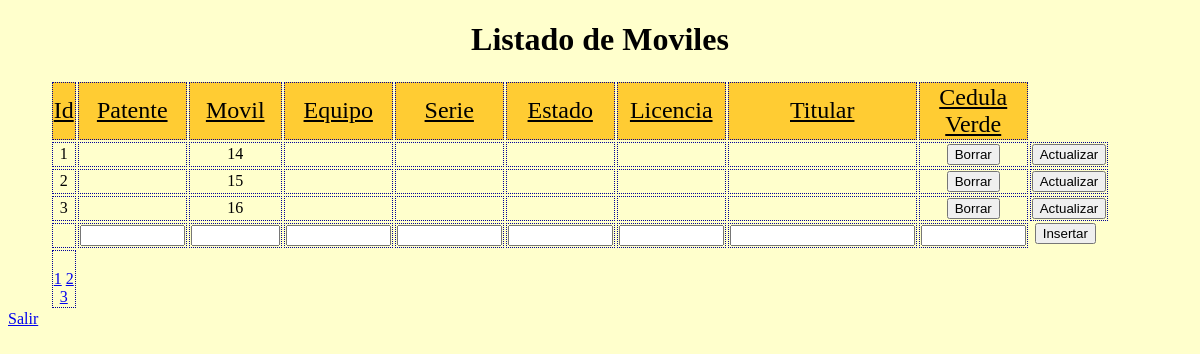
Screenshot of /listado_pampa_porte/index.php with the database file from the repository.
### tables this page shows
CREATE TABLE `unidades` (
  `id` bigint(10) NOT NULL,
  `fecha_ini` date NOT NULL,
  `tropa` varchar(15) NOT NULL,
  `movil` int(4) NOT NULL,
  `nombre_titular` varchar(30) NOT NULL,
  `dir_titular` varchar(30) NOT NULL,
  `cp_titular` int(4) NOT NULL,
  `cel_titular` int(10) NOT NULL,
  `dni_titular` int(10) NOT NULL,
  `email_titular` varchar(30) NOT NULL,
  `licencia_titular` int(5) NOT NULL,
  `nombre_chofer` varchar(30) NOT NULL,
  `dir_chofer` varchar(30) NOT NULL,
  `cp_chofer` int(4) NOT NULL,
  `cel_chofer` int(10) NOT NULL,
  `dni_chofer` int(10) NOT NULL,
  `email_chofer` varchar(30) NOT NULL,
  `nombre_chofer_2` varchar(30) NOT NULL,
  `dir_chofer_2` varchar(30) NOT NULL,
  `cp_chofer_2` int(4) NOT NULL,
  `cel_chofer_2` int(10) NOT NULL,
  `dni_chofer_2` int(10) NOT NULL,
  `email_chofer_2` varchar(30) NOT NULL,
  `marca_unidad` varchar(20) NOT NULL,
  `modelo_unidad` varchar(20) NOT NULL,
  `year_unidad` int(4) NOT NULL,
  `dominio_unidad` varchar(7) NOT NULL,
  `categoria_unidad` varchar(15) NOT NULL,
  `abono_unidad` int(4) NOT NULL
);

### listado_pampa_porte/index.php (the view, shortened to what this page needs)
<!doctype html>
<html>
<head>
    <link rel="stylesheet" type="text/css" href="hoja.css">
</head>
<body>
    <?php
    include("coneccion.php");
    $tamagno_pagina = 3;
    if (isset($_GET["pagina"])) {
        if ($_GET["pagina"] == 1) {
            header("Location:index.php");
        } else {
            $pagina = $_GET["pagina"];
        }
    } else {
        $pagina = 1;
    }
    $empezar_desde = ($pagina - 1) * $tamagno_pagina;
    $sql_total = "SELECT * FROM unidades";
    $resultado = $base->prepare($sql_total);
    $resultado->execute(array());
    $num_filas = $resultado->rowCount();
    $total_paginas = ceil($num_filas / $tamagno_pagina);
    $registros = $base->query("SELECT * FROM unidades LIMIT $empezar_desde,$tamagno_pagina")->fetchAll(PDO::FETCH_OBJ);
    ?>
    <h1>Listado de Moviles</h1>
    <form action="<?php echo $_SERVER['PHP_SELF']; ?>" method="post">
        <table width="50%" border="0" align="center">
            <tr>
                <td class="primera_fila">Id</td>
                <td class="primera_fila">Patente</td>
                <td class="primera_fila">Movil</td>
                <td class="primera_fila">Equipo</td>
                <td class="primera_fila">Serie</td>
                <td class="primera_fila">Estado</td>
                <td class="primera_fila">Licencia</td>
                <td class="primera_fila">Titular</td>
                <Td class="primera_fila">Cedula Verde</Td>
                <td class="sin">&nbsp;</td>
                <td class="sin">&nbsp;</td>
                <td class="sin">&nbsp;</td>
                <td class="sin">&nbsp;</td>
                <td class="sin">&nbsp;</td>
                <td class="sin">&nbsp;</td>
            </tr>
            <?php
            foreach ($registros as $persona) :
            ?>
                <tr>
                    <td><?php echo $persona->id ?> </td>
                    <td><?php echo $persona->patente ?></td>
                    <td><?php echo $persona->movil ?></td>
                    <td><?php echo $persona->equipo ?></td>
                    <td><?php echo $persona->serie ?></td>
                    <td><?php echo $persona->estado ?></td>
                    <td><?php echo $persona->licencia ?></td>
                    <td><?php echo $persona->titular ?></td>
                    <td class="boton"><a href="borrar.php?id=<?php echo $persona->id ?>"><input type='button' name='del' id='del' value='Borrar'></a></td>
                    <td class='boton'><a href="editar.php?id=<?php echo $persona->id
                                                                ?> & pat=<?php echo $persona->patente ?>
                                                           & mov=<?php echo $persona->movil ?>
                                                           & equi=<?php echo $persona->equipo ?>
                                                           & seri=<?php echo $persona->serie ?>
                                                           & esta=<?php echo $persona->estado ?>
                                                           & lice=<?php echo $persona->licencia ?>
                                                           & titu=<?php echo $persona->titular ?>
                                                           ">
                            <input type='button' name='up' id='up' value='Actualizar'></a></td>
                </tr>
            <?php
            endforeach;
            ?>
            <tr>
                <td></td>
                <td><input type='text' name='Pat' size='10' class='centrado'></td>
                <td><input type='text' name='Mov' size='8' class='centrado'></td>
                <td><input type='text' name='Equi' size='10' class='centrado'></td>
                <td><input type='text' name='Seri' size='10' class='centrado'></td>
                <td><input type='text' name='Esta' size='10' class='centrado'></td>
                <td><input type='text' name='Lice' size='10' class='centrado'></td>
                <td><input type='text' name='Titu' size='20' class='centrado'></td>
                <td><input type='text' name='Emp' size='10' class='centrado'></td>
                <td class='bot'><input type='submit' name='cr' id='cr' value='Insertar'></td>
            <tr>
                <td>
                    <?php
                    echo "<br>";
                    for ($i = 1; $i <= $total_paginas; $i++) {
                        echo "<a href='?pagina=" . $i . "'>" . $i . "</a> ";
                    }
                    ?>
                </td>
            </tr>
            </tr>
        </table>
    </form>
    <a href="../index.php" class="boton">Salir</a>
    <p>&nbsp;</p>
</body>
</html>

### listado_pampa_porte/hoja.css (style rules this page uses)
h1 { text-align: center; }
body { background-color: #FFC; }
table td { text-align: center; border: 1px #000099 dotted; }
table .sin { border: 0; }
table .bot { padding: 0 5px; display: inline-block; border: 0; }
table .primera_fila { font-size: 1.5em; text-decoration: underline; background-color: #FC3; }
.centrado { text-align: center; }

### rows the page displays
unidades: id "1", movil "14"
unidades: id "2", movil "15"
unidades: id "3", movil "16"
